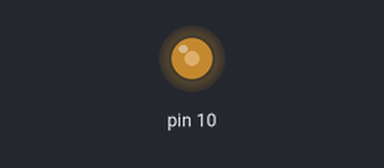
A sketch run on a simulated Arduino Uno, built with avr-gcc and run on an emulated ATmega328P. Parts: output pins drawn as LEDs (lit = HIGH).

Above: at 0.05 s.
At 1.5 s:
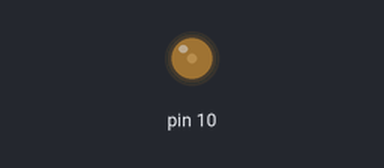
At 3.0 s:
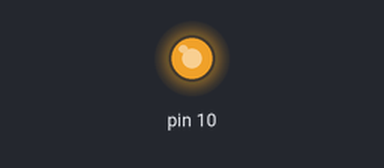
Timing chart, 0 to 6.9 s (numbered marks = the images above):
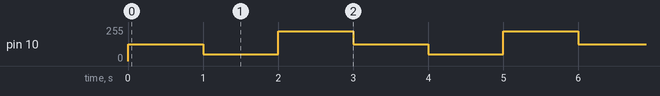

The sketch:

sketch_may22a.ino
```cpp
void setup() {
  // put your setup code here, to run once:
}

void loop() {
  // put your main code here, to run repeatedly:
  analogWrite(10, 125);
  delay(1000);
  analogWrite(10, 50);
  delay(1000);
  analogWrite(10, 222);
  delay(1000);
}
```

Measured:
- by itself, pin 10: repeats every 3.0 s: 50/255 1.0 s, 222/255 1.0 s, 125/255 1.0 s
